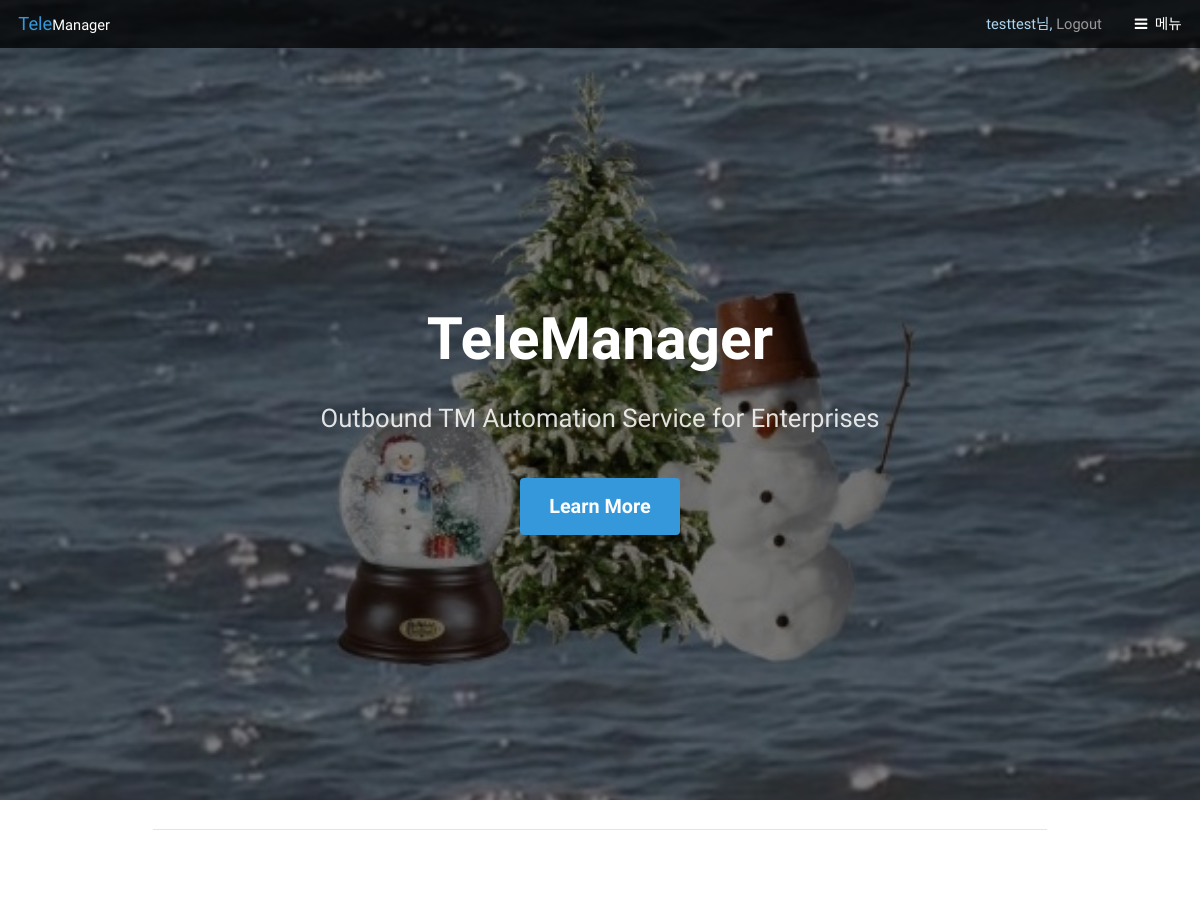
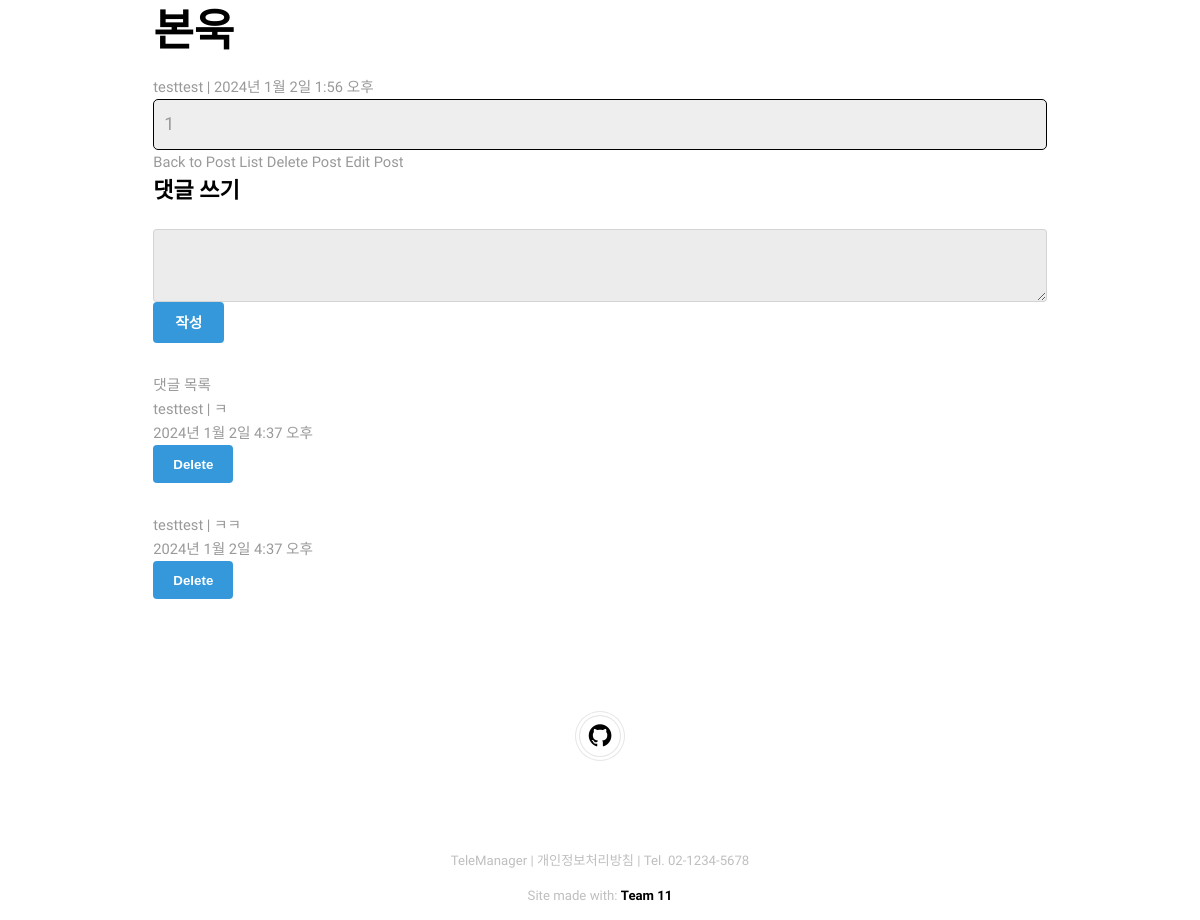
/post/6/ (signed in), run on the app's committed database (2 pictures, top to bottom).
### post/models.py (models this page shows, shortened)
class Post(models.Model):
    title = models.CharField(max_length=200, default='Default Title')
    content = models.TextField()
    author = models.ForeignKey(User, on_delete=models.CASCADE)
    created = models.DateTimeField(null=True)

class Comment(models.Model):
    post = models.ForeignKey(Post, on_delete=models.CASCADE)
    user = models.ForeignKey(settings.AUTH_USER_MODEL, on_delete=models.CASCADE)
    content = models.CharField(max_length=200)
    created = models.DateField(auto_now_add=True)
    updated = models.DateTimeField(auto_now=True)

### post/views.py (the view)
# urls.py: path('<int:pk>/', views.post_detail, name='post_detail'),
def post_detail(request, pk):
    post = get_object_or_404(Post, pk=pk)
    comments = post.comment_set.all()  # 댓글을 가져오는 부분을 수정
    return render(request, 'post/post_detail.html', {'post': post, 'comments': comments})

### post/templates/post/post_detail.html (shortened to what this page needs)
{% extends 'base.html' %}
{% load static %}
{% block content %}
<div id="main" class="container">
    <hr>
    <br><br>
    <h1>{{ post.title }}</h1>
    <div>
        <a> {{ post.author.username }}  | </a>
        <a> {{ post.created }} </a>
    </div>
    <p class='post_content'>{{ post.content }}</p>
    <a href="/post/">Back to Post List</a>
    {% if user.is_authenticated and user == post.author %}
        <a href="{% url 'post:post_delete' pk=post.pk %}">Delete Post</a>
        <a href="{% url 'post:post_edit' pk=post.pk %}">Edit Post</a>
    {% endif %}
    <br>
    <h4>댓글 쓰기</h4>
    {% if user.is_authenticated == True %}
        <form action="{% url 'post:comment' post.id %}" method="POST" class="content_form">
            <textarea class="form-content" name="content"></textarea>
            <input type="submit" value="작성" class="btn btn-outline-secondary btn-sm" id="comment_submit">
        </form>
    {% endif %}
    <span class="comment_list">댓글 목록</span>
    {% for comment in post.comment_set.all %}
        <div class="container">
            <div class="card" id="contain2">
                <div class="card-body">
                    <p2 class="writer"> {{ comment.user }}  | </p2>
                    <p2 class="coment_content"> {{ comment.content }}</p2>
                    <br>
                    <p2 class="coment_update"> {{ comment.updated }} </p2>
                    <br>
                    {% if user.is_authenticated and user == comment.user %}
                    <form method="post" action="{% url 'post:delete_comment' pk=post.pk comment_id=comment.id %}">
                      <button type="submit" class="btn btn-danger btn-sm">Delete</button>
                    </form>
                    {% endif %}
                </div>
            </div>
        </div>
    {% endfor %}
</div>
{% endblock %}

### templates/base.html (shortened to what this page needs)
<!DOCTYPE HTML>
<html lang="ko">
<head>
    {% load static %}
    <link rel="stylesheet" href="{% static 'css/main.css' %}">
</head>
<body>
    <header id="header" class="alt">
        <div class="logo">
            <a href="/">Tele<span>Manager</span></a>
        </div>
        {% if not user.is_authenticated %}
        <span class="header-text">
            <a href="/account/">Login</a>
        </span>
        {% else %}
        <span class="header-text">
            {{user}}님,
            <span class ="logout-form" method="post" action="{% url 'account:logout' %}">
                <a type="submit">Logout</a>
            </span>
            </span>
        {% endif %}
        <a href="#menu">메뉴</a>
    </header>
    <section id="banner">
        <div class="inner">
            <header>
                <h1>TeleManager</h1>
                <p>Outbound TM Automation Service for Enterprises</p>
            </header>
            <a href="#main" class="button big scrolly">Learn More</a>
        </div>
    </section>
    {% block content %}{% endblock %}
    <footer id="footer">
        <div class="copyright">
            <ul class="icons">
                <li><a href="https://github.com/TeleManager" class="icon fa-github"><span class="label">Github</span></a></li>
            </ul>
        </div>
    </footer><div class="copyright">
        TeleManager | 개인정보처리방침 | Tel. 02-1234-5678
    </div>
    <div class="copyright">
        Site made with: <a href="#">Team 11</a>
    </div>
</body>
</html>

### post/templates/post/post_detail.html (style rules this page uses)
.post_content { width: 100%; margin: 0px auto; padding: 10px; font-size: 18px; line-height: 1.6; display: block; border: 1px solid #000000; box-sizing: border-box; background-color: #eeeeee; border-radius: 5px; }

### data on the page
Post: title "본욱", author.username "testtest", created "2024년 1월 2일 1:56 오후", content "1"
Comment: user "testtest", content "ㅋ", updated "2024년 1월 2일 4:37 오후", shows "Delete"
Comment: user "testtest", content "ㅋㅋ", updated "2024년 1월 2일 4:37 오후", shows "Delete"

### other printed values
{{ user }} "testtest"
